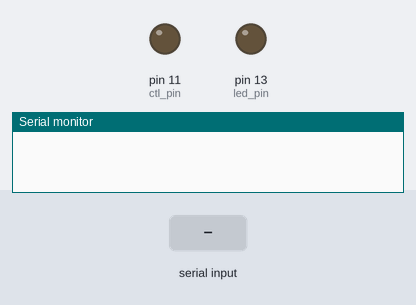
A sketch run on a simulated Arduino Uno, built with avr-gcc and run on an emulated ATmega328P. Parts: output pins drawn as LEDs (lit = HIGH), the last lines printed to the serial monitor. The inputs (shaded band) are chosen by the test bench.

Above: at 1.2 s.
1.3 s: "90,45\n" received over Serial
At 2.5 s:
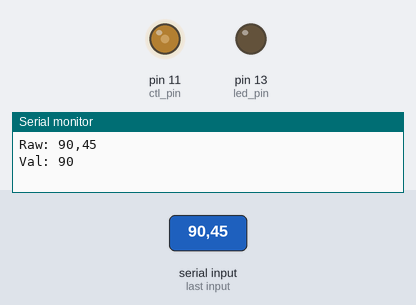
2.8 s: "5\n" received over Serial
At 3.5 s:
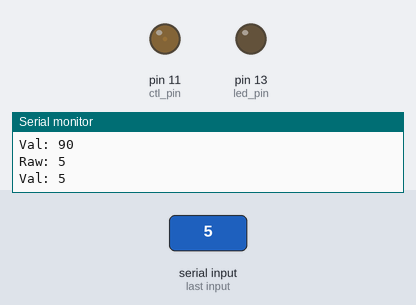
4.3 s: "200\n" received over Serial
At 4.7 s:
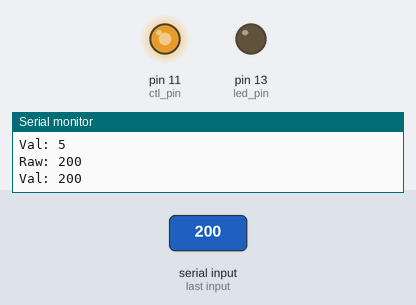
5.8 s: "90\n" received over Serial
At 7.0 s:
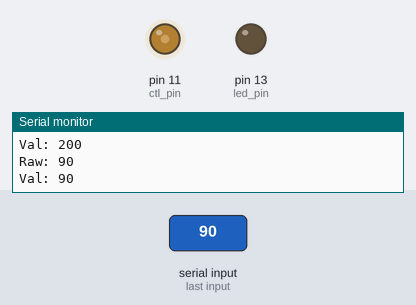
Timing chart, 0 to 8.3 s (numbered marks = the images above; inputs shaded):
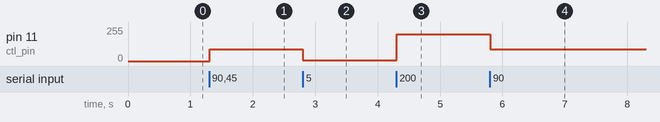

The sketch:

serialmotortest.ino
```cpp
int led_pin = 13;
int ctl_pin = 11;
int val = 0;
String inputString = "";
boolean dataComplete = false;

// the setup routine runs once when you press reset:
void setup() {
  // initialize the digital pin as an output.
  pinMode(led_pin, OUTPUT);
  pinMode(ctl_pin, OUTPUT);
  digitalWrite(ctl_pin, val);
  Serial.begin(9600);
  inputString.reserve(128);
}

// the loop routine runs over and over again forever:
void loop() {
  if (dataComplete)
  {
    Serial.print("Raw: ");
    Serial.println(inputString);
    Serial.print("Val: ");
    val = inputString.toInt();
    Serial.println(val);
    if(val > 255)
    {
      val = 255;
    }
    //if (val < MIN) do start up proceedure
    analogWrite(ctl_pin, val);
    inputString = "";
    dataComplete = false;
  }
}

void serialEvent()
{
  while(!dataComplete && Serial.available())
  {
    char inChar = (char)Serial.read();
    if(inChar == '\n')
    {
      Serial.println();
      dataComplete = true;
    }
    else
    {
      inputString += inChar;
    }
  }
}
```

Measured:
- after the input at 1.3 s, pin 11 (ctl_pin): 0/255 → 90/255 at once
- after the input at 2.8 s, pin 11 (ctl_pin): 90/255 → 5/255 at once
- after the input at 4.3 s, pin 11 (ctl_pin): 5/255 → 200/255 at once
- after the input at 5.8 s, pin 11 (ctl_pin): 200/255 → 90/255 at once
